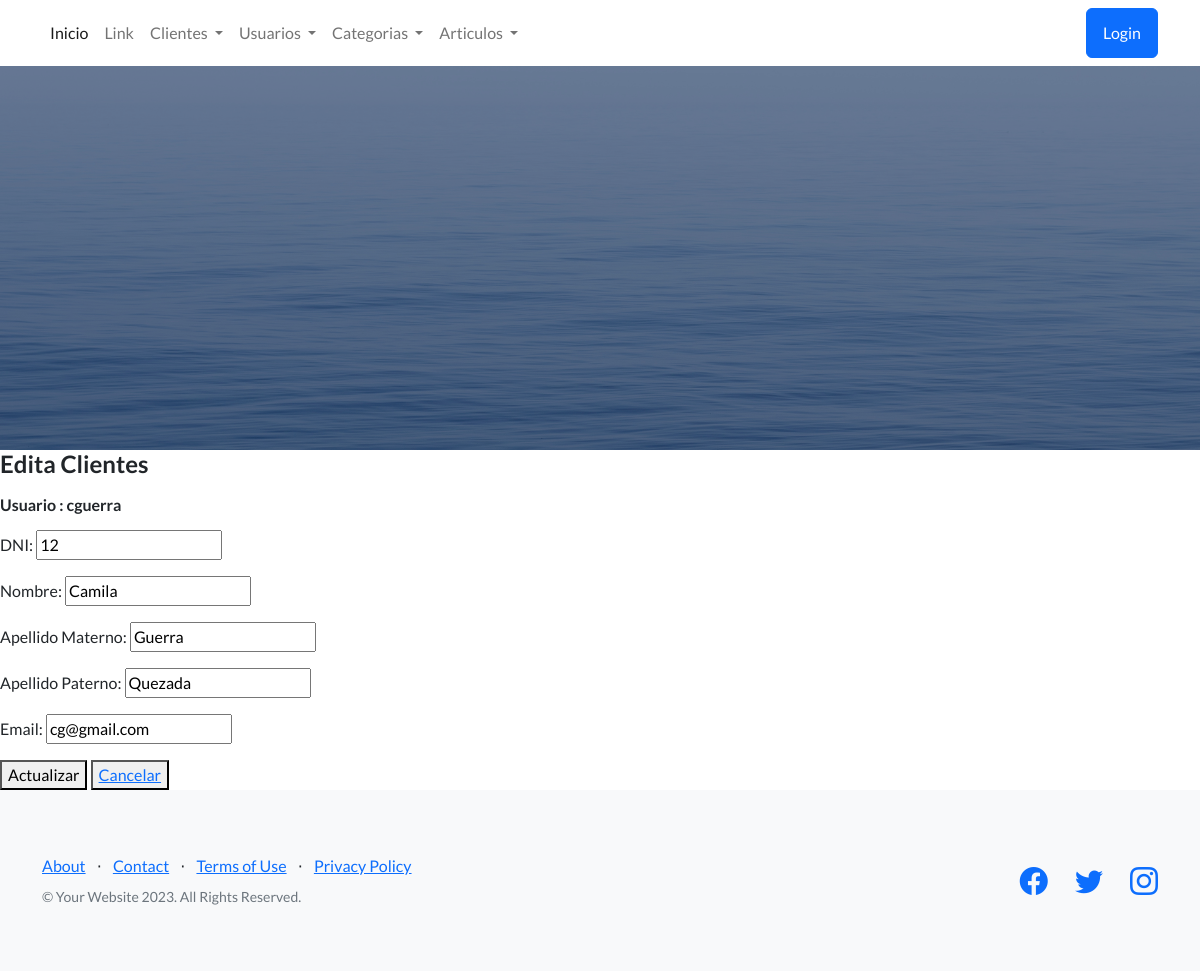
/app-coder/EditarClientes/3/, run on the app's committed database.
### AppCoder/models.py (models this page shows, shortened)
class Clientes(models.Model):
    dni = models.CharField(max_length=9,null=False,blank=False)
    nombre = models.CharField(max_length=40,null=False,blank=False)
    apellidoPaterno = models.CharField(max_length=40)
    apellidoMaterno = models.CharField(max_length=40)
    email = models.EmailField()
    user = models.OneToOneField(User, on_delete=models.CASCADE)

### AppCoder/views.py (the view)
# urls.py: path('EditarClientes/<int:id>/', ClienteUpdate, name="EditarClientes"),
def ClienteUpdate(req, id):
    cliente = Clientes.objects.get(id=id)
    print(f'{cliente.user}')
    if req.method == 'POST':
        miFormulario = FormularioClientes(req.POST)
        if miFormulario.is_valid():
            data = miFormulario.cleaned_data
            cliente.dni = data["dni"]
            cliente.nombre = data["nombre"]
            cliente.apellidoPaterno = data["apellidoPaterno"]
            cliente.apellidoMaterno = data["apellidoMaterno"]
            cliente.email = data["email"]
            cliente.save()
            usuario = User.objects.get(username = cliente.user)
            usuario.first_name = data["nombre"]
            usuario.last_name = data["apellidoPaterno"]
            usuario.email = data["email"]
            usuario.save()
            datos = Clientes.objects.all()
            return render(req, "clientes_list.html", {"lista_clientes": datos})
    else:
        miFormulario = FormularioClientes({
            "dni": cliente.dni,
            "nombre": cliente.nombre.capitalize(),
            "apellidoPaterno": cliente.apellidoPaterno.capitalize(),
            "apellidoMaterno": cliente.apellidoMaterno.capitalize(),
            "email": cliente.email
            })
        return render(req, "cliente_update.html", {"miFormulario": miFormulario, "cliente": cliente})

### AppCoder/forms.py
class FormularioClientes(forms.ModelForm):
    class Meta:
        model=Clientes
        fields = ("dni", "nombre", "apellidoPaterno", "apellidoMaterno", "email")
        labels = {"dni": "DNI",
                  "nombre":"Nombre",
                  "apellidoPaterno": "Apellido Materno",
                  "apellidoMaterno": "Apellido Paterno",
                  "email": "Email"
                  }

### AppCoder/templates/cliente_update.html (shortened to what this page needs)
{% extends 'inicio.html' %}
{% block contenidoQuecambia %}
    <form action="{% url 'EditarClientes' cliente.id %}" method="post">{% csrf_token %}
        <h4>Edita Clientes</h4>
        <h6>Usuario : {{cliente.user}}</h6>
        {{miFormulario.as_p}}
        <button type="submit"> Actualizar </button>
        <button ><a href="{% url 'ListarClientes' %}"> Cancelar </a></button>
    </form>
{% endblock contenidoQuecambia %}

### data on the page
Clientes: user "cguerra", dni "12", nombre "Camila", apellidoPaterno "Guerra", apellidoMaterno "Quezada", email "cg@gmail.com"
